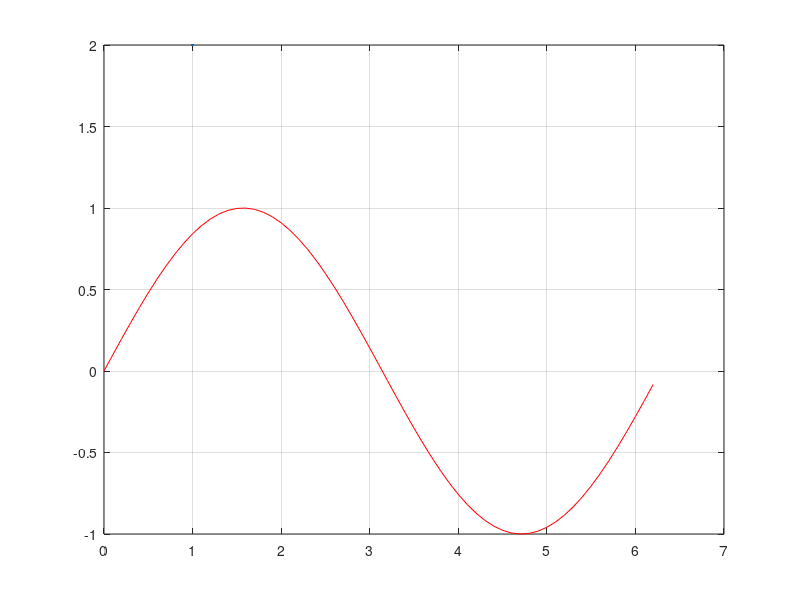

This figure's MATLAB source: (Note: this script raises an error after producing the figure.)
x_label =    "Time [s]";
y_label =    "Position [m]";
main_title = "Position / Time Graph";

t=0:0.1:2*pi;
a=sin(t);
plot(t, a, 'r', LineWidth=2);
grid on;

xlabel(x_label, FontSize=10);
ylabel(y_label, FontSize=10);
title(main_title, FontSize=10);
text(1, 0, "Theta is 90") % grafiğin belirli noktasında yazı yazmayı sağlar
axis([0 6 -1 1])          % grafiğin gösteriliceği aralık
legend("\sigma")